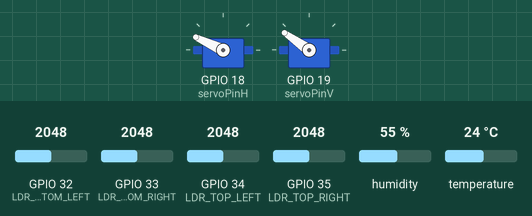
The sketch below on a simulated ESP32. Parts: 2 × servo. Inputs (shaded band) come from the test bench; at power-on: GPIO 33 (LDR_BOTTOM_RIGHT) = 2048, GPIO 35 (LDR_TOP_RIGHT) = 2048, GPIO 32 (LDR_BOTTOM_LEFT) = 2048, GPIO 34 (LDR_TOP_LEFT) = 2048, humidity 55 %, temperature 24 °C. WiFi joins after 1.5 s; servers stay silent unless stated; web services answer with replies made up by the test bench; what the sketch prints to the serial monitor is not drawn.

Above: at 5.7 s.
5.8 s: GPIO 33 (LDR_BOTTOM_RIGHT) set to 2121
At 7.9 s:
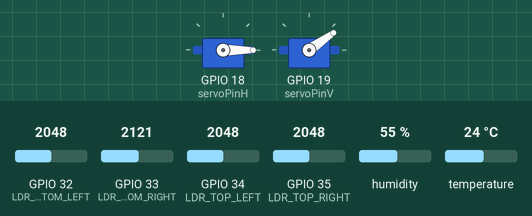
9.3 s: GPIO 35 (LDR_TOP_RIGHT) set to 1935
At 12.1 s:
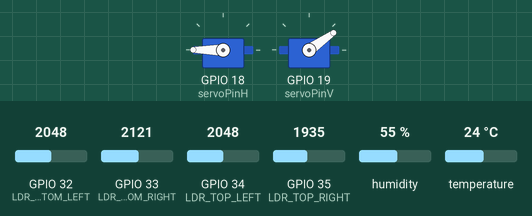
12.8 s: GPIO 32 (LDR_BOTTOM_LEFT) set to 1978
At 12.98 s:
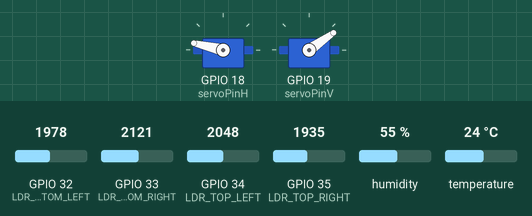
16.3 s: GPIO 34 (LDR_TOP_LEFT) set to 3972
At 17.6 s:
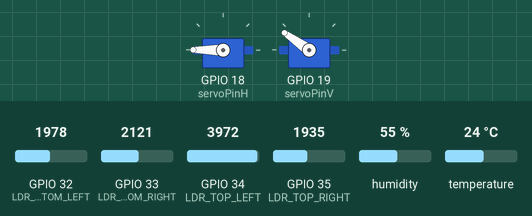
18.3 s: GPIO 35 (LDR_TOP_RIGHT) set to 122
At 18.81 s:
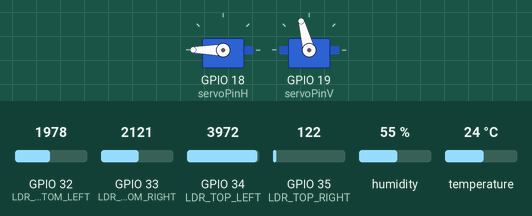
21.0 s: GPIO 35 (LDR_TOP_RIGHT) set to 185
At 21.47 s:
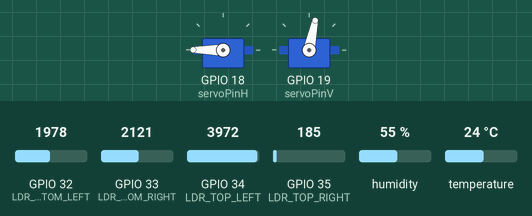
Timing chart, 0 to 24.0 s (numbered marks = the images above; inputs shaded):
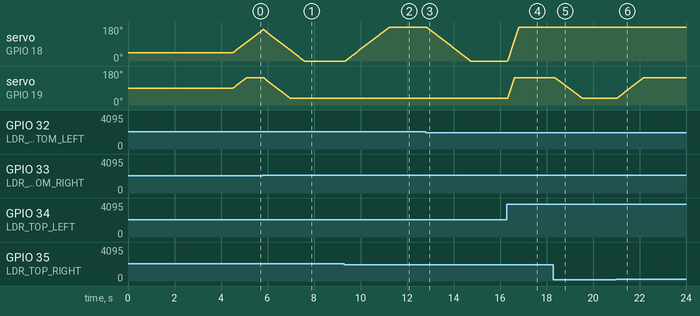

Measured:
- the behaviour switches between 2049 and 2050 on GPIO 33 (LDR_BOTTOM_RIGHT) (found by bisection; images 0 and 1)
- the behaviour switches between 1977 and 1976 on GPIO 35 (LDR_TOP_RIGHT) (found by bisection; images 1 and 2)
- the behaviour switches between 2008 and 2007 on GPIO 32 (LDR_BOTTOM_LEFT) (found by bisection; images 2 and 3)
- after the input at 5.8 s, servo on GPIO 19 (servoPinV): moves from 145° to 35° over 1.1 s, starting at once
- after the input at 9.3 s, servo on GPIO 18 (servoPinH): moves from 0° to 180° over 1.9 s, starting at once
- after the input at 12.8 s, servo on GPIO 18 (servoPinH): moves from 180° to 0° over 1.9 s, starting at once
- after the input at 16.3 s, servo on GPIO 18 (servoPinH): moves from 0° to 180° over 0.49 s, starting at once; servo on GPIO 19 (servoPinV): moves from 35° to 145° over 0.31 s, starting at once
- after the input at 18.3 s, servo on GPIO 19 (servoPinV): moves from 145° to 35° over 1.2 s, starting after 0.06 s
- after the input at 21.0 s, servo on GPIO 19 (servoPinV): moves from 35° to 145° over 1.2 s, starting at once

The sketch:

Solar_Panel_Light_Tracking_Code.ino
```cpp
/*
"""
Solar Panel Light Tracking System
Author: Julian Marquez Gutierrez
Email: julianmarquezgtz@gmail.com
GitHub: https://github.com/julianmarquezgtz-eng
Date: 2025-03-30
"""
 */

#include <WiFi.h>
#include <HTTPClient.h>
#include <ESP32Servo.h>
#include <DHT.h>

// -------------------------- WiFi CONFIGURATION --------------------------
const char* ssid = "OPPO"; // WiFi network name
const char* password = "12345678";  // WiFi password

// ------------------------ THINGSPEAK CONFIGURATION ------------------------
const char* server = "http://api.thingspeak.com/update"; // ThingSpeak URL
String apiKey = "0LHTVNWF6GYVIPQX"; // ThingSpeak API key

// ---------------------------- PIN DEFINITIONS ----------------------------
const int servoPinH = 18; // Horizontal servo pin
const int servoPinV = 19; // Vertical servo pin
const int DHTPIN = 4;     // DHT11 temperature and humidity sensor pin

// Light sensor (LDR) pins
const int LDR_TOP_LEFT = 34;
const int LDR_TOP_RIGHT = 35;
const int LDR_BOTTOM_LEFT = 32;
const int LDR_BOTTOM_RIGHT = 33;

// ---------------------------- SERVO CONFIGURATION ----------------------------
Servo servoHorizontal, servoVertical; // Servo objects

int servoH = 45, servoHLimitHigh = 180, servoHLimitLow = 0; // Horizontal servo range
int servoV = 90, servoVLimitHigh = 145, servoVLimitLow = 35; // Vertical servo range

// ---------------------------- DHT SENSOR CONFIGURATION ----------------------------
#define DHTTYPE DHT11
DHT dht(DHTPIN, DHTTYPE);

// ---------------------------- SMOOTHING VARIABLES ----------------------------
const int samples = 5; // Number of samples to smooth readings
int lt_hist[samples] = {0}, rt_hist[samples] = {0}, ld_hist[samples] = {0}, rd_hist[samples] = {0};

// ---------------------------- SMOOTHING FUNCTION ----------------------------
int smoothReading(int *history, int newValue) {
  int sum = 0;
  for (int i = samples - 1; i > 0; i--) {
    history[i] = history[i - 1];
    sum += history[i];
  }
  history[0] = newValue;
  sum += history[0];
  return sum / samples;
}

// ---------------------------- WIFI CONNECTION FUNCTION ----------------------------
void connectWiFi() {
  Serial.print("Connecting to WiFi...");
  WiFi.begin(ssid, password);
  while (WiFi.status() != WL_CONNECTED) {
    delay(500);
    Serial.print(".");
  }
  Serial.println("\nWiFi Connected.");
  Serial.print("IP: ");
  Serial.println(WiFi.localIP());
}

// ---------------------------- SEND DATA TO THINGSPEAK FUNCTION ----------------------------
void sendToThingSpeak(float temp, float hum, int lt, int rt, int ld, int rd) {
  if (WiFi.status() == WL_CONNECTED) {
    HTTPClient http;
    String url = String(server) + "?api_key=" + apiKey +
                 "&field1=" + String(temp) +
                 "&field2=" + String(hum) +
                 "&field3=" + String(lt) +
                 "&field4=" + String(rt) +
                 "&field5=" + String(ld) +
                 "&field6=" + String(rd);

    http.begin(url);
    int httpCode = http.GET();

    if (httpCode > 0) {
      Serial.println("Data sent to ThingSpeak");
    } else {
      Serial.println("Error sending data");
    }
    http.end();
  } else {
    Serial.println("Error: WiFi not connected.");
  }
}

// ---------------------------- INITIAL SETUP ----------------------------
void setup() {
  Serial.begin(115200);
  connectWiFi();

  // Servo setup
  servoHorizontal.attach(servoPinH);
  servoVertical.attach(servoPinV);
  servoH = 45;
  servoV = 90;

  servoHorizontal.write(servoH);
  servoVertical.write(servoV);
  delay(3000);
  dht.begin(); // Start DHT11 sensor
}

// ---------------------------- SERVO ADJUSTMENT FUNCTION ----------------------------
void adjustServo(int &servoPos, int diff, int limitLow, int limitHigh, Servo &servo) {
  int step = map(abs(diff), 0, 1024, 1, 5);  // Adjust servo step size according to light difference
  if (diff > 0) servoPos = max(servoPos - step, limitLow); // Move towards light
  else servoPos = min(servoPos + step, limitHigh);
  servo.write(servoPos);
}

// ---------------------------- MAIN LOOP ----------------------------
void loop() {
  static unsigned long lastDHTRead = 0;
  static unsigned long lastThingSpeakSend = 0;
  const unsigned long DHT_INTERVAL = 2000;  // DHT11 reading interval
  const unsigned long THINGSPEAK_INTERVAL = 15000; // Data sending interval

  // Read and smooth LDR values
  int lt = smoothReading(lt_hist, analogRead(LDR_TOP_LEFT));
  int rt = smoothReading(rt_hist, analogRead(LDR_TOP_RIGHT));
  int ld = smoothReading(ld_hist, analogRead(LDR_BOTTOM_LEFT));
  int rd = smoothReading(rd_hist, analogRead(LDR_BOTTOM_RIGHT));

  // Print LDR values in columns
  Serial.printf("%-15s%-15s%-15s%-15s\n", "LDR_TOP_LEFT", "LDR_TOP_RIGHT", "LDR_BOTTOM_LEFT", "LDR_BOTTOM_RIGHT");
  Serial.printf("%-15d%-15d%-15d%-15d\n", lt, rt, ld, rd);

  // Calculate light differences
  int dvert = ((ld + rd) / 2) - ((lt + rt) / 2); // Vertical difference
  int dhoriz = ((rt + rd) / 2) - ((lt + ld) / 2); // Horizontal difference

  // Adjust servos based on light
  adjustServo(servoV, dvert, servoVLimitLow, servoVLimitHigh, servoVertical);
  adjustServo(servoH, dhoriz, servoHLimitLow, servoHLimitHigh, servoHorizontal);

  // Read temperature and humidity every 2 seconds
  if (millis() - lastDHTRead > DHT_INTERVAL) {
    lastDHTRead = millis();
    float temperature = dht.readTemperature();
    float humidity = dht.readHumidity();
    Serial.print("Temp: "); Serial.print(temperature);
    Serial.print("°C  Hum: "); Serial.println(humidity);
  }

  // Send data to ThingSpeak every 15 seconds
  if (millis() - lastThingSpeakSend > THINGSPEAK_INTERVAL) {
    lastThingSpeakSend = millis();
    float temperature = dht.readTemperature();
    float humidity = dht.readHumidity();
    sendToThingSpeak(temperature, humidity, lt, rt, ld, rd);
  }
}
```
